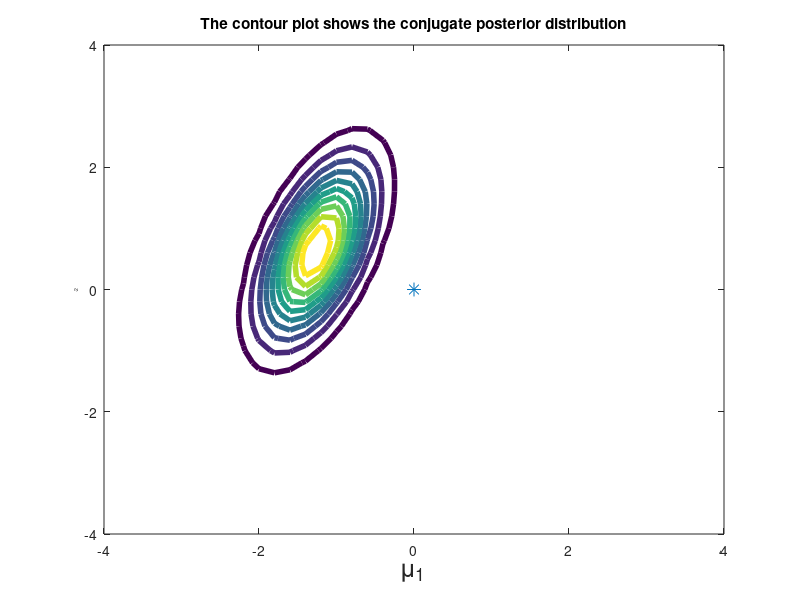

This chart was generated by the following MATLAB code: (Note: this script raises an error after producing the figure.)
% This program uses the Metropolis algorithm for the multivariate normal 
% model with unknown mean and known covariance matrix. We use a
% multivariate normal prior for the mean.
% Note that this is a conjugate situation so we can compare our results
% with the result based on the closed form

function theta = normMetropolis2
global yObs n sigma mu0 lambda0;

% Number of iterations and number of samples we discard (burn in).
nIterations = 1000;
% You have to decided on burnin value after you look at the posterior samples.
burnIn = 100;

% These are the parameters of the prior
mu0 = [0, 0];
lambda0 = 10*eye(2);

% This the observed data
yObs = [-1.2, 2.3; -0.5, 0.7; -2.1, -1];
[n, d] = size(yObs);

sigma = cov(yObs);

% This is our initial point
theta(1, :) = [0, 0];

% This is to create a dynamic plot for MCMC sampling

mu_n = (mu0*inv(lambda0) + n*mean(yObs)*inv(sigma))*inv(inv(lambda0)+n*inv(sigma));
lambda_n = inv(inv(lambda0)+n*inv(sigma));
figure
[theta01, theta02] = meshgrid(-4:.2:4,-4:.2:4);
for i = 1:size(theta01, 1) 
for j = 1:size(theta01, 2)
    thetaConjugate(i, j) = mvnpdf([theta01(i, j), theta02(i, j)], mu_n, lambda_n);
end
end
contour(theta01, theta02, thetaConjugate, 'LineWidth', 4)
title('The contour plot shows the conjugate posterior distribution');

xlabel(gca, '\mu_1', 'FontSize', 18); ylabel(gca, '\mu_2', 'FontSize', 1);
hold on
h = plot(theta(1, 1), theta(1, 2), '*', 'MarkerSize', 10);
set(h,'EraseMode','xor','MarkerSize',10)
xlabel(gca, '\mu_1', 'FontSize', 18); ylabel(gca, '\mu_2', 'FontSize', 18);
axis([-3 0.5 -2 3])

for i = 2:nIterations

    % Proposing a new point from N(theta, 0.25 I) distribution
    thetaPrime = mvnrnd(theta(i-1, :), 0.25*eye(2));
    
    % Evaluating the posterior probability of the new point
    postThetaPrime = getPosterior(thetaPrime);
    
    % Evaluating the posterior probability of the current point
    postThetaCurrent = getPosterior(theta(i-1, :));
    
    % Evaluating the acceptance probability
    acceptanceRate = min(1, postThetaPrime/postThetaCurrent);
    
    % Deciding whether to accept the new point or stay where we are
    u = rand;
    if u<= acceptanceRate
        theta(i, :) = thetaPrime;
    else
        theta(i, :) = theta(i-1, :);
    end


    % Ploting the first 20 samples

    if i<=30
        set(h, 'XData', theta(:, 1), 'YData', theta(:, 2), 'LineStyle', '--')
        axis square
        drawnow
        pause(5/i)
    end

end


% Comparing the result to what we obtain using the closed form of the posterior distribution 
% based on the conjugacy.
figure
contour(theta01, theta02, thetaConjugate, 'LineWidth', 5)
axis([-3 0.5 -2 3])
title('The contour plot shows the conjugate posterior distribution');

xlabel(gca, '\mu_1', 'FontSize', 18); ylabel(gca, '\mu_2', 'FontSize', 18);

hold on

plot(theta(burnIn:end, 1), theta(burnIn:end, 2), '.', 'markerSize', 5);
hold off
pause(3)
figure
plot(theta(:, 1), 'b');
hold on
plot(theta(:, 2), 'r');
legend('\mu_1', '\mu_2')
xlabel('Iteration')
title('Trace plot of \mu_1 and \mu_2')
xlabel(gca, 'Iteration', 'FontSize', 18); ylabel(gca, '\mu', 'FontSize', 18);




% The following function evaluates the psoterior probability for a given
% theta
function posterior = getPosterior(theta)
global yObs n sigma mu0 lambda0;
    
% We use the following to get the posterior distribution. 
% FOR LARGER SAMPLES, IT IS BETTER TO USE THE LOG TRANSFORMATION OF THESE
% DISTRIBUTION AND MODIFY THE ACCEPTANCE PROBABILITY ACCORDINGLY.

prior = mvnpdf(theta, mu0, lambda0);
likelihood = prod(mvnpdf(yObs, theta, sigma));
posterior = prior*likelihood;
